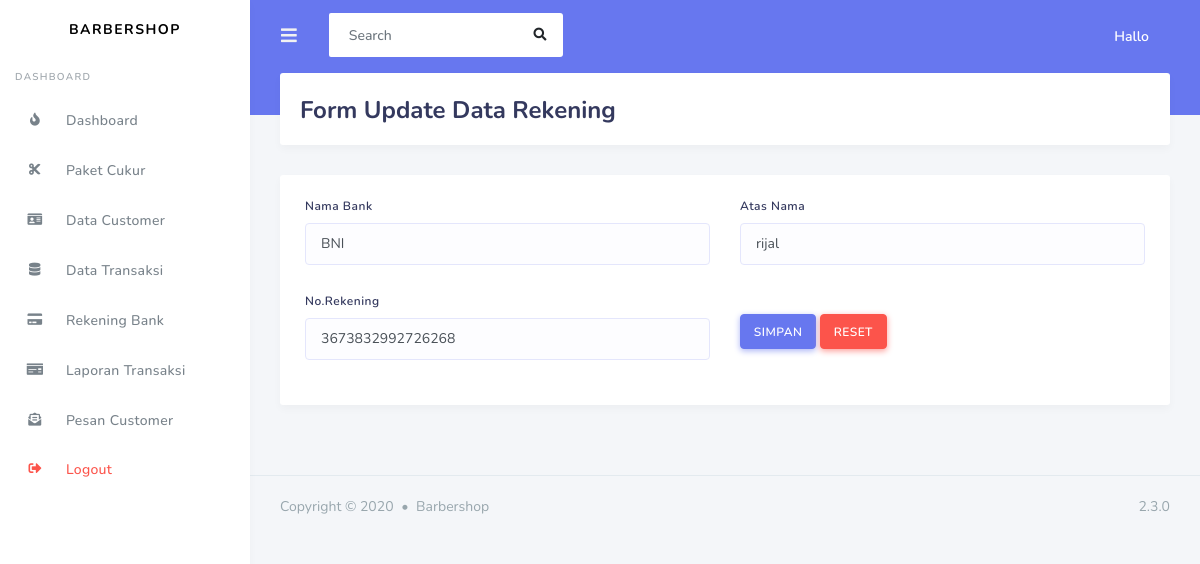
The page /tugas_barber/admin/rekening/update_rekening/1 on the database its author committed.
### tables this page shows
CREATE TABLE `rekening` (
  `id_bank` int(11) NOT NULL,
  `nama_bank` varchar(120) NOT NULL,
  `no_rekening` varchar(120) NOT NULL,
  `atas_nama` varchar(120) NOT NULL
);

### tugas_barber/application/controllers/admin/rekening.php (called while the page is built, shortened)
<?php
class Rekening extends CI_Controller
{
    public function update_rekening($id)
    {
        $data['rekening'] = $this->db->query("SELECT * FROM rekening rk WHERE rk.id_bank='$id'")->result();
        $this->load->view('template_admin/header');
        $this->load->view('template_admin/sidebar');
        $this->load->view('admin/form_update_rekening',$data);
        $this->load->view('template_admin/footer');
    }
}
?>

### tugas_barber/index.php (called while the page is built, shortened)
<?php
require_once BASEPATH.'core/CodeIgniter.php';

### tugas_barber/application/views/admin/form_update_rekening.php (the view, shortened to what this page needs)
<div class="main-content">
    <section class="section">
          <div class="section-header">
            <h1>Form Update Data Rekening</h1>
          </div>
          <div class="card">
            <div class="card-body">
            <?php foreach($rekening as $rk) : ?>
                <form method="POST" action="<?php echo base_url('admin/rekening/update_rekening_aksi') ?>">
                <div class="row">
                    <div class="col-md-6">
                    <div class="form-group">
                        <label>Nama Bank</label>
                        <input type="text" name="nama_bank" class="form-control" value="<?php echo $rk->nama_bank ?>" >
                    </div>
                    <div class="form-group">
                        <label>No.Rekening</label>
                        <input type="text" name="no_rekening" class="form-control" value="<?php echo $rk->no_rekening ?>">
                    </div>
                    </div>
                    <div class="col-md-6">
                    <div class="form-group">
                        <label>Atas Nama</label>
                        <input type="text" name="atas_nama" class="form-control" value="<?php echo $rk->atas_nama ?>">
                    </div>
                  <button type="submit" class="btn btn-primary mt-4">SIMPAN</button>
                  <button type="reset" class="btn btn-danger mt-4">RESET</button>
                    </div>
                </div>
                </form>
            <?php endforeach; ?>
            </div>
          </div>
    </section>
</div>

### rows shown on the page
rekening: nama_bank "BNI", no_rekening "3673832992726268", atas_nama "rijal"
